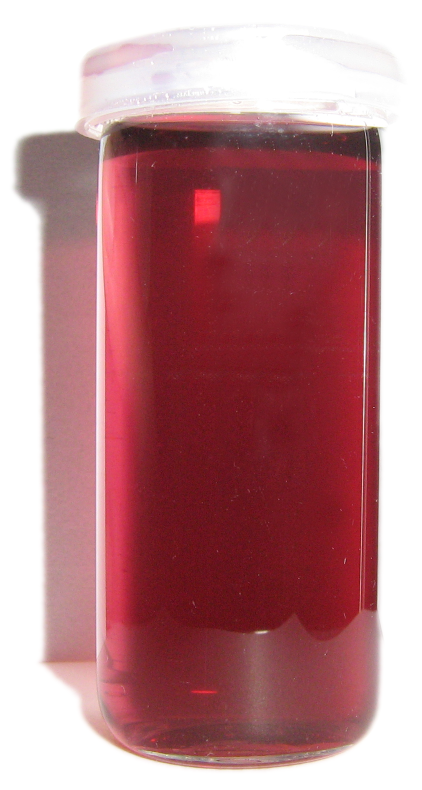
#> input picture course_materials/semester_4/lectures/figures_l03/fig_01_faraday_gold_sol.png, 844 x 1580 px (shown at 1/2 size)
$ python download_authentic_visuals.py
#> lines starting #> are read from the running program, lines starting #| are printed output that depends on the picture
#!/usr/bin/env python3
# -*- coding: utf-8 -*-
"""
Acquisition of Authentic Scientific Visual Assets & 16:9 Split-Screen Generator
for Lecture 03 ("Thermodynamics of Disperse Systems and Colloidal Solutions").

Replaces artificial AI illustrations with genuine historical & scientific assets:
1. Faraday ruby gold sol in laboratory flask (The Royal Institution / Wikimedia Commons CC BY-SA 3.0)
2. Bare Fe3O4 nanoparticle aggregation TEM micrograph (S. Ota et al., CC BY 4.0)

Generates:
- course_materials/semester_4/lectures/figures_l03/fig_01_faraday_gold_sol.png
- course_materials/semester_4/lectures/figures_l03/fig_01_iron_oxide_aggregation.jpg
- course_materials/semester_4/lectures/figures_l03/fig_01_split_faraday_vs_fe3o4.png (1920x1080 16:9 composite)
"""

import os
import sys
import subprocess
import urllib.request
from pathlib import Path
from PIL import Image, ImageDraw, ImageFont, ImageFilter, ImageOps

# Base directories
PROJECT_ROOT = Path(__file__).resolve().parent.parent.parent
FIGURES_DIR = PROJECT_ROOT / "course_materials" / "semester_4" / "lectures" / "figures_l03"

FARADAY_URL = "https://upload.wikimedia.org/wikipedia/commons/9/90/Goldkolloidl%C3%B6sung.png"
FE3O4_URL = "https://upload.wikimedia.org/wikipedia/commons/7/7d/Transmission-electron-microscopic-TEM-image-of-the-water-based-magnetite-nanoparticles.jpg"

FARADAY_FILE = FIGURES_DIR / "fig_01_faraday_gold_sol.png"
FE3O4_FILE = FIGURES_DIR / "fig_01_iron_oxide_aggregation.jpg"
COMPOSITE_FILE = FIGURES_DIR / "fig_01_split_faraday_vs_fe3o4.png"

# SUAI Official Brand Palette
COLOR_NAVY = (0, 44, 95)         # #002C5F
COLOR_BLUE = (0, 90, 170)        # #005AAA
COLOR_CRIMSON = (231, 15, 71)    # #E70F47
COLOR_CYAN = (0, 190, 243)       # #00BEF3
COLOR_GREEN = (0, 154, 73)       # #009A49
COLOR_ORANGE = (255, 100, 24)    # #FF6418
COLOR_CHARCOAL = (36, 40, 52)    # #242834
COLOR_MUTED = (90, 105, 120)     # #5A6978
COLOR_BG_CARD = (244, 247, 250)  # #F4F7FA
COLOR_CARD_BORDER = (200, 215, 230) # #C8D7E6
COLOR_WHITE = (255, 255, 255)
COLOR_GREEN_BG = (232, 245, 233) # #E8F5E9
COLOR_RED_BG = (255, 235, 238)   # #FFEBEE


def download_file(url: str, dest: Path) -> bool:
    """Download a file with curl or urllib fallback."""
    if dest.exists() and dest.stat().st_size > 10000:
        print(f"[OK] Asset already present: {dest.name} ({dest.stat().st_size} bytes)")
        return True

    dest.parent.mkdir(parents=True, exist_ok=True)
    print(f"[DOWNLOADING] {url} -> {dest.name}...")

    # Attempt 1: curl.exe
    try:
        cmd = ["curl.exe", "-L", "-A", "Mozilla/5.0 (Windows NT 10.0; Win64; x64)", url, "-o", str(dest)]
        res = subprocess.run(cmd, capture_output=True, timeout=60)
        if res.returncode == 0 and dest.exists() and dest.stat().st_size > 10000:
            print(f"[SUCCESS] Downloaded via curl: {dest.name} ({dest.stat().st_size} bytes)")
            return True
    except Exception as e:
        print(f"[WARN] curl failed: {e}")

    # Attempt 2: urllib
    try:
        req = urllib.request.Request(url, headers={"User-Agent": "Mozilla/5.0 (Windows NT 10.0; Win64; x64)"})
        with urllib.request.urlopen(req, timeout=45) as response, open(dest, "wb") as out_file:
            data = response.read()
            out_file.write(data)
        if dest.exists() and dest.stat().st_size > 10000:
            print(f"[SUCCESS] Downloaded via urllib: {dest.name} ({dest.stat().st_size} bytes)")
            return True
    except Exception as e:
        print(f"[ERROR] urllib failed: {e}")

    return dest.exists() and dest.stat().st_size > 10000


def get_font(size: int, bold: bool = False) -> ImageFont.FreeTypeFont:
    """Load Arial or Arial Bold from Windows standard font directory."""
    font_name = "arialbd.ttf" if bold else "arial.ttf"
    font_paths = [
        Path("C:/Windows/Fonts") / font_name,
        Path("C:/WINNT/Fonts") / font_name,
        Path("/usr/share/fonts/truetype/dejavu/DejaVuSans.ttf"),
    ]
    for p in font_paths:
        if p.exists():
            try:
                return ImageFont.truetype(str(p), size)
            except Exception:
                pass
    return ImageFont.load_default()


def create_split_screen_composite():
    """
    Creates a professional, academic 16:9 split-screen comparison:
    Left: Faraday ruby gold sol (colloidal stability >170 years)
    Right: Bare Fe3O4 TEM micrograph (spontaneous aggregation / sedimentation)
    """
    width, height = 1920, 1080
    canvas = Image.new("RGB", (width, height), COLOR_WHITE)
    draw = ImageDraw.Draw(canvas)

    # 1. Subtle background grid / card container
    # Top banner bar (Deep Navy)
    banner_height = 88
    draw.rectangle([0, 0, width, banner_height], fill=COLOR_NAVY)

    # Top brand signature gradient line (SUAI Blue -> Sky Cyan -> Crimson)
    # y = 88..92
    grad_y = banner_height
    grad_h = 4
    for x in range(width):
        ratio = x / width
        if ratio < 0.54:
            t = ratio / 0.54
            r = int(COLOR_BLUE[0] + t * (COLOR_CYAN[0] - COLOR_BLUE[0]))
            g = int(COLOR_BLUE[1] + t * (COLOR_CYAN[1] - COLOR_BLUE[1]))
            b = int(COLOR_BLUE[2] + t * (COLOR_CYAN[2] - COLOR_BLUE[2]))
        else:
            t = (ratio - 0.54) / 0.46
            r = int(COLOR_CYAN[0] + t * (COLOR_CRIMSON[0] - COLOR_CYAN[0]))
            g = int(COLOR_CYAN[1] + t * (COLOR_CRIMSON[1] - COLOR_CYAN[1]))
            b = int(COLOR_CYAN[2] + t * (COLOR_CRIMSON[2] - COLOR_CYAN[2]))
        draw.line([(x, grad_y), (x, grad_y + grad_h)], fill=(r, g, b))

    # Top banner typography
    font_title = get_font(30, bold=True)
    font_tag = get_font(18, bold=True)
    font_sub = get_font(18, bold=False)

    title_text = "ТЕРМОДИНАМИКА ДИСПЕРСНЫХ СИСТЕМ: УСТОЙЧИВОСТЬ VS СПОНТАННАЯ АГРЕГАЦИЯ"
    draw.text((40, 26), title_text, font=font_title, fill=COLOR_WHITE)
    draw.text((width - 320, 34), "НАНОМАСШТАБ 1–100 НМ", font=font_tag, fill=COLOR_CYAN)

    # 2. Layout Geometry: Two large panels
    margin_x = 40
    gap = 30
    panel_top = 112
    panel_bottom = 1000
    panel_height = panel_bottom - panel_top
    panel_width = (width - 2 * margin_x - gap) // 2  # ~885 px

    left_panel_box = [margin_x, panel_top, margin_x + panel_width, panel_bottom]
    right_panel_box = [margin_x + panel_width + gap, panel_top, width - margin_x, panel_bottom]

    # Fonts for cards
    font_card_badge = get_font(21, bold=True)
    font_card_head = get_font(24, bold=True)
    font_body_bold = get_font(19, bold=True)
    font_body = get_font(18, bold=False)
    font_caption = get_font(15, bold=False)

    # ==========================
    # LEFT PANEL: FARADAY GOLD SOL
    # ==========================
    # Panel background
    draw.rounded_rectangle(left_panel_box, radius=16, fill=COLOR_BG_CARD, outline=COLOR_CARD_BORDER, width=2)

    # Header Card within Left Panel
    header_box_l = [left_panel_box[0] + 16, panel_top + 16, left_panel_box[2] - 16, panel_top + 130]
    draw.rounded_rectangle(header_box_l, radius=12, fill=COLOR_GREEN_BG, outline=COLOR_GREEN, width=2)

    # Green badge
    draw.rectangle([header_box_l[0] + 16, header_box_l[1] + 14, header_box_l[0] + 310, header_box_l[1] + 44], fill=COLOR_GREEN)
    draw.text((header_box_l[0] + 24, header_box_l[1] + 18), "ЭТАЛОН УСТОЙЧИВОСТИ", font=font_card_badge, fill=COLOR_WHITE)

    draw.text((header_box_l[0] + 16, header_box_l[1] + 54), "Рубиновый гидрозоль золота (Майкл Фарадей, 1857 г.)", font=font_card_head, fill=COLOR_NAVY)
    draw.text((header_box_l[0] + 16, header_box_l[1] + 86), "Сохраняет оптическую прозрачность и термодинамический баланс свыше 170 лет", font=font_body, fill=COLOR_CHARCOAL)

    # Image area for Faraday flask
    img_box_l = [left_panel_box[0] + 16, panel_top + 146, left_panel_box[2] - 16, panel_bottom - 130]
    draw.rounded_rectangle(img_box_l, radius=10, fill=(250, 250, 252), outline=COLOR_CARD_BORDER, width=1)

    if FARADAY_FILE.exists():
        with Image.open(FARADAY_FILE) as f_img:
            # Crop/fit flask to fit gracefully inside img_box_l
            target_w = img_box_l[2] - img_box_l[0] - 8
            target_h = img_box_l[3] - img_box_l[1] - 8

            # The flask image is tall (844x1580). Crop around the liquid flask body
            # Let's crop from 10% top to 92% bottom to focus on the flask and ruby sol
            crop_box = (0, int(f_img.height * 0.08), f_img.width, int(f_img.height * 0.94))
            cropped_f = f_img.crop(crop_box)

            # Fit to target
            aspect = cropped_f.width / cropped_f.height
            if target_w / target_h > aspect:
                new_h = target_h
                new_w = int(target_h * aspect)
            else:
                new_w = target_w
                new_h = int(target_w / aspect)

            resized_f = cropped_f.resize((new_w, new_h), Image.Resampling.LANCZOS)

            # Center inside image box
            pos_x = img_box_l[0] + (img_box_l[2] - img_box_l[0] - new_w) // 2
            pos_y = img_box_l[1] + (img_box_l[3] - img_box_l[1] - new_h) // 2
            canvas.paste(resized_f, (pos_x, pos_y))

    # Mechanism & Citation Footers for Left Panel
    foot_l = [left_panel_box[0] + 16, panel_bottom - 116, left_panel_box[2] - 16, panel_bottom - 16]
    draw.rounded_rectangle(foot_l, radius=10, fill=COLOR_WHITE, outline=COLOR_CARD_BORDER, width=1)
    draw.text((foot_l[0] + 16, foot_l[1] + 12), "Физический барьер: двойной электрический слой (ДЭС)", font=font_body_bold, fill=COLOR_BLUE)
    draw.text((foot_l[0] + 16, foot_l[1] + 38), "Высокий дзета-потенциал (|ζ| > 30 мВ) формирует отталкивание U_R, блокируя минимум ДЛФО", font=font_caption, fill=COLOR_CHARCOAL)
    draw.text((foot_l[0] + 16, foot_l[1] + 64), "Источник: Королевский институт Великобритании (The Royal Institution) / Wikimedia CC BY-SA 3.0", font=font_caption, fill=COLOR_MUTED)

    # ==========================
    # RIGHT PANEL: BARE FE3O4 AGGREGATION
    # ==========================
    # Panel background
    draw.rounded_rectangle(right_panel_box, radius=16, fill=COLOR_BG_CARD, outline=COLOR_CARD_BORDER, width=2)

    # Header Card within Right Panel
    header_box_r = [right_panel_box[0] + 16, panel_top + 16, right_panel_box[2] - 16, panel_top + 130]
    draw.rounded_rectangle(header_box_r, radius=12, fill=COLOR_RED_BG, outline=COLOR_CRIMSON, width=2)

    # Red badge
    draw.rectangle([header_box_r[0] + 16, header_box_r[1] + 14, header_box_r[0] + 290, header_box_r[1] + 44], fill=COLOR_CRIMSON)
    draw.text((header_box_r[0] + 24, header_box_r[1] + 18), "ПРОБЛЕМА АГРЕГАЦИИ", font=font_card_badge, fill=COLOR_WHITE)

    draw.text((header_box_r[0] + 16, header_box_r[1] + 54), "Наночастицы оксида железа Fe3O4 (просвечивающая ЭМ, ПЭМ)", font=font_card_head, fill=COLOR_NAVY)
    draw.text((header_box_r[0] + 16, header_box_r[1] + 86), "Спонтанное схлопывание наночастиц 10–20 нм в микронные агломераты и осадок", font=font_body, fill=COLOR_CHARCOAL)

    # Image area for Fe3O4 TEM
    img_box_r = [right_panel_box[0] + 16, panel_top + 146, right_panel_box[2] - 16, panel_bottom - 130]
    draw.rounded_rectangle(img_box_r, radius=10, fill=(245, 245, 248), outline=COLOR_CARD_BORDER, width=1)

    if FE3O4_FILE.exists():
        with Image.open(FE3O4_FILE) as fe_img:
            target_w = img_box_r[2] - img_box_r[0] - 8
            target_h = img_box_r[3] - img_box_r[1] - 8

            aspect = fe_img.width / fe_img.height
            if target_w / target_h > aspect:
                new_h = target_h
                new_w = int(target_h * aspect)
            else:
                new_w = target_w
                new_h = int(target_w / aspect)

            resized_fe = fe_img.resize((new_w, new_h), Image.Resampling.LANCZOS)
            pos_x = img_box_r[0] + (img_box_r[2] - img_box_r[0] - new_w) // 2
            pos_y = img_box_r[1] + (img_box_r[3] - img_box_r[1] - new_h) // 2
            canvas.paste(resized_fe, (pos_x, pos_y))

    # Mechanism & Citation Footers for Right Panel
    foot_r = [right_panel_box[0] + 16, panel_bottom - 116, right_panel_box[2] - 16, panel_bottom - 16]
    draw.rounded_rectangle(foot_r, radius=10, fill=COLOR_WHITE, outline=COLOR_CARD_BORDER, width=1)
    draw.text((foot_r[0] + 16, foot_r[1] + 12), "Физический механизм: избыток ΔGs = σ · S > 0 и силы Ван-дер-Ваальса", font=font_body_bold, fill=COLOR_CRIMSON)
    draw.text((foot_r[0] + 16, foot_r[1] + 38), "Без защитной оболочки частицы проваливаются в глубокий первичный минимум потенциала ДЛФО", font=font_caption, fill=COLOR_CHARCOAL)
    draw.text((foot_r[0] + 16, foot_r[1] + 64), "Микрофотография: S. Ota et al., CC BY 4.0 / Open-Access (DOI: 10.3390/nano8080629)", font=font_caption, fill=COLOR_MUTED)

    # 3. Bottom Global Takeaway Banner
    bottom_banner_box = [margin_x, panel_bottom + 14, width - margin_x, height - 16]
    draw.rounded_rectangle(bottom_banner_box, radius=8, fill=(238, 244, 250), outline=COLOR_BLUE, width=1)
    badge_w = 90
    draw.rectangle([bottom_banner_box[0] + 10, bottom_banner_box[1] + 8, bottom_banner_box[0] + 10 + badge_w, bottom_banner_box[3] - 8], fill=COLOR_NAVY)
    draw.text((bottom_banner_box[0] + 20, bottom_banner_box[1] + 13), "ИТОГ", font=get_font(18, bold=True), fill=COLOR_WHITE)
    draw.text(
        (bottom_banner_box[0] + 115, bottom_banner_box[1] + 13),
        "Ключевая задача нанотехнологий — преодоление термодинамической нестабильности (ΔGs > 0) путем создания электростатических (ДЭС) или стерических барьеров.",
        font=get_font(16, bold=True),
        fill=COLOR_NAVY
    )

    # Save high-resolution PNG
    canvas.save(COMPOSITE_FILE, format="PNG", dpi=(300, 300), optimize=True)
    print(f"[SUCCESS] Composite generated: {COMPOSITE_FILE} ({COMPOSITE_FILE.stat().st_size} bytes, {width}x{height})")


def main():
    print("=== Downloading Authentic Scientific Visuals ===")
    ok_faraday = download_file(FARADAY_URL, FARADAY_FILE)
    ok_fe3o4 = download_file(FE3O4_URL, FE3O4_FILE)

    if not ok_faraday or not ok_fe3o4:
        print(f"[ERROR] Asset download incomplete: faraday={ok_faraday}, fe3o4={ok_fe3o4}")
        sys.exit(1)

    print("=== Generating High-Resolution 16:9 Split-Screen Visual ===")
    create_split_screen_composite()
#> in create_split_screen_composite, `canvas = Image.new("RGB", (width, height), COLOR_WHITE)`: canvas: PIL image 1920x1080 RGB; every value is 255
#> in create_split_screen_composite, `header_box_l = [left_panel_box[0] + 16, panel_top + 16, left_panel_box..`: header_box_l = [56, 128, 929, 242]
#> in create_split_screen_composite, `img_box_l = [left_panel_box[0] + 16, panel_top + 146, left_panel_box[2..`: img_box_l = [56, 258, 929, 870]
#> in create_split_screen_composite, f_img is the input picture: PIL image 844x1580 RGBA; mean R, G, B, A 183.9, 130.8, 135.7, 255
#> in create_split_screen_composite, `target_w = img_box_l[2] - img_box_l[0] - 8`: target_w = 865
#> in create_split_screen_composite, `target_h = img_box_l[3] - img_box_l[1] - 8`: target_h = 604
#> in create_split_screen_composite, `cropped_f = f_img.crop(crop_box)`:
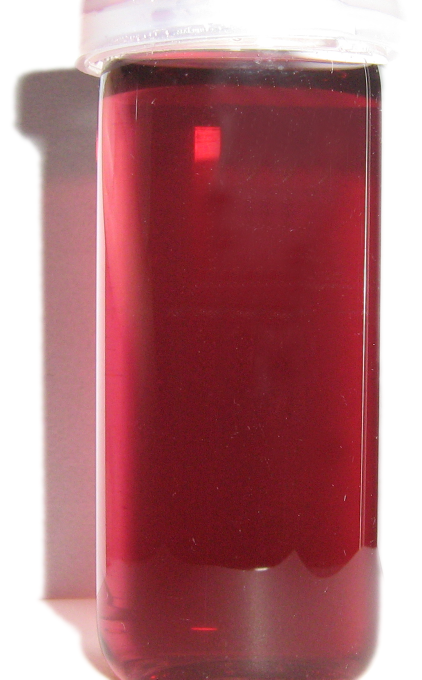
#> cropped_f: PIL image 844x1359 RGBA (shown at 1/2 size); mean R, G, B, A 174.3, 113.8, 119.5, 255
#> in create_split_screen_composite, `new_w = int(target_h * aspect)`: new_w = 375
#> in create_split_screen_composite, `resized_f = cropped_f.resize((new_w, new_h), Image.Resampling.LANCZOS)`:
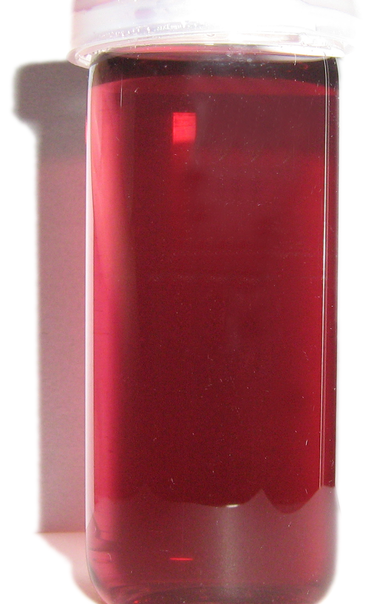
#> resized_f: PIL image 375x604 RGBA; mean R, G, B, A 174.3, 113.8, 119.5, 255
#> in create_split_screen_composite, `pos_x = img_box_l[0] + (img_box_l[2] - img_box_l[0] - new_w) // 2`: pos_x = 305
#> in create_split_screen_composite, `pos_y = img_box_l[1] + (img_box_l[3] - img_box_l[1] - new_h) // 2`: pos_y = 262
#> in create_split_screen_composite, `canvas.paste(resized_f, (pos_x, pos_y))`:
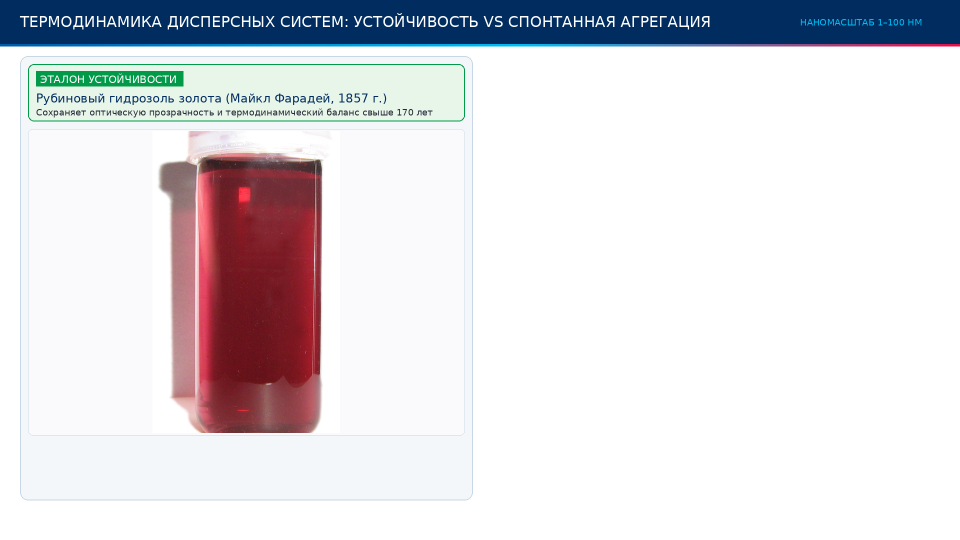
#> canvas: PIL image 1920x1080 RGB (shown at 1/2 size); mean R, G, B 220.7, 219.7, 224.3
#> in create_split_screen_composite, `foot_l = [left_panel_box[0] + 16, panel_bottom - 116, left_panel_box[2..`: foot_l = [56, 884, 929, 984]
#> in create_split_screen_composite, `header_box_r = [right_panel_box[0] + 16, panel_top + 16, right_panel_b..`: header_box_r = [991, 128, 1864, 242]
#> in create_split_screen_composite, `img_box_r = [right_panel_box[0] + 16, panel_top + 146, right_panel_box..`: img_box_r = [991, 258, 1864, 870]
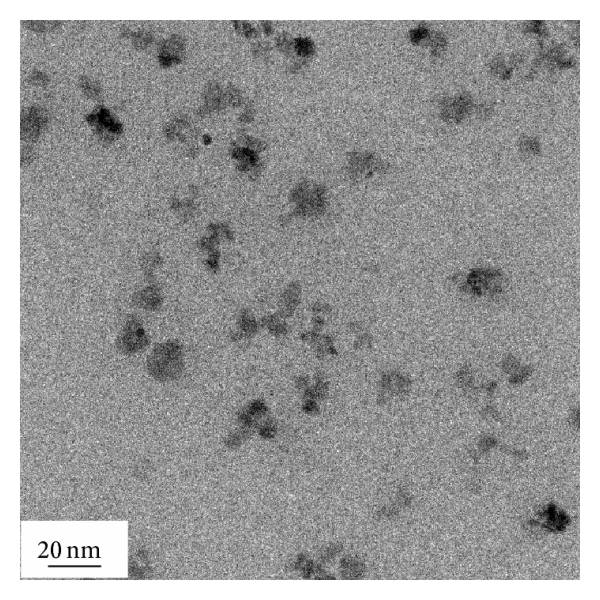
#> input picture course_materials/semester_4/lectures/figures_l03/fig_01_iron_oxide_aggregation.jpg, 600 x 600 px
#> in create_split_screen_composite, fe_img is the input picture: PIL image 600x600 RGB; min 0, max 255, mean 155.8
#> in create_split_screen_composite, `new_w = int(target_h * aspect)`: new_w = 604
#> in create_split_screen_composite, `pos_x = img_box_r[0] + (img_box_r[2] - img_box_r[0] - new_w) // 2`: pos_x = 1125
#> in create_split_screen_composite, `canvas.paste(resized_fe, (pos_x, pos_y))`:
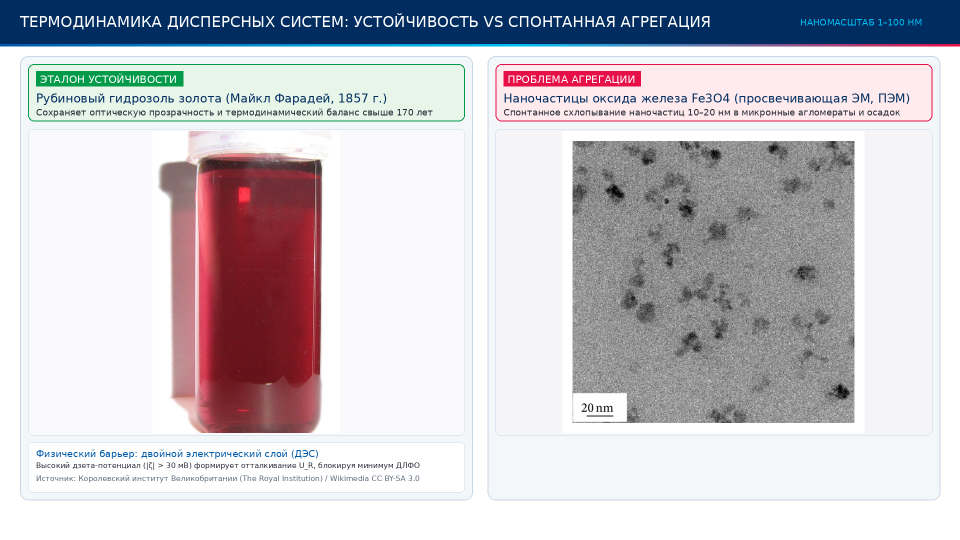
#> canvas: PIL image 1920x1080 RGB (shown at 1/2 size); mean R, G, B 200.1, 197.5, 203.2
#> in create_split_screen_composite, `foot_r = [right_panel_box[0] + 16, panel_bottom - 116, right_panel_box..`: foot_r = [991, 884, 1864, 984]
#> in create_split_screen_composite, `canvas.save(COMPOSITE_FILE, format="PNG", dpi=(300, 300), optimize=True)`:
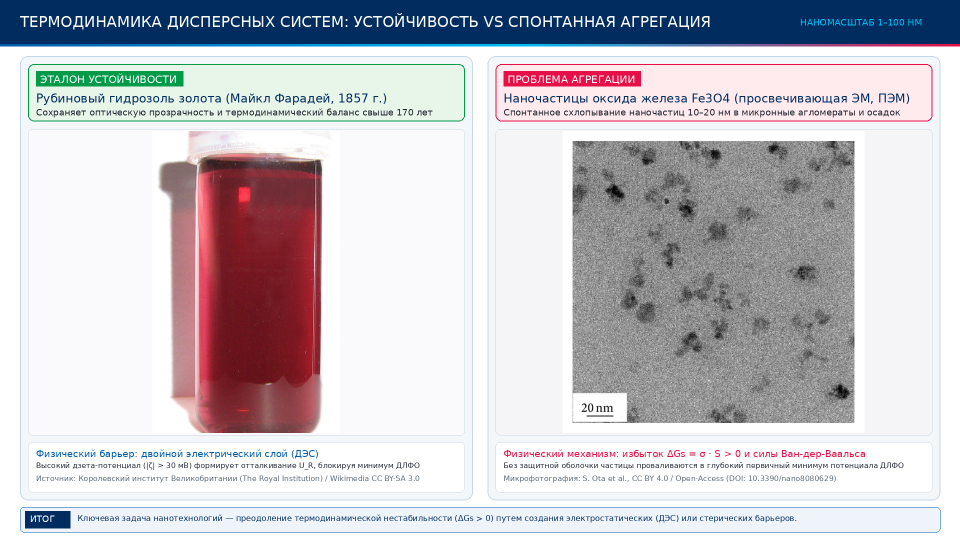
#> saved as fig_01_split_faraday_vs_fe3o4.png: PIL image 1920x1080 RGB (shown at 1/2 size); mean R, G, B 198.1, 195.7, 201.9
    print("=== Complete! ===")


if __name__ == "__main__":
    main()
